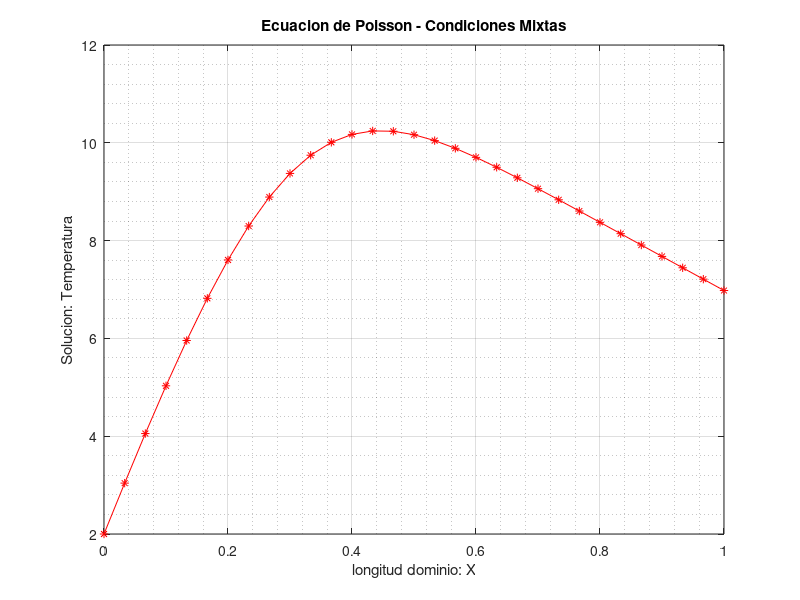

Source code (MATLAB):
% EcPoissonDirichletFD.m
% programa para resolver la ecuacion de Poisson
% con condiciones Dirichlet y Mixtas (robin) o Neumann
% Simil ecuacion de calor con Fuente

% Metodo: Diferencias Finitas

% -kphi''(x) = Q(x) para todo x, tal que 0<x<L
% phi(0) = a; k*phi'(L) + H1*phi(L)=H2*phi_E

% parametros del problema

L=1;  k=1; a=2; H1=1; H2=1; phi_E=0;
% para diferentes fuentes:
Q =@(x) 100*exp(-20*(x-0.3).^2);
% Q = @(x) 300*(x>0.7);
% Q = @(x) 300*(0.5<x<0.7);
% Q = @(x) 100*(sin(5*pi*x));
% Q = @(x) 300*(0.3<x<0.4)-(-100*(0.7<x<0.8));
% Q = @(x) 300*(0.3<x<0.4)+300*(sin(7*pi*x));
%Parametros de metodo de discretizacion y resolucion

N=30;

% Armado de la matriz
% paso
h = L/N;
uno=ones(N+2,1);
diagonales =[-1*uno 2*uno -1*uno];
matriz=spdiags(diagonales, [-1 0 1], N+2, N+2);
% Arreglo primera fila de acuerdo condiciones de contorno
matriz(1,[1:2]) = [1 0];
% Arreglo ulrima fila de acuerdo condiciones de contorno                                                                                              +
matriz(N+2, N:N+2) = [-1 2*h*H1/k 1];

% Armamos el lado derecho
x=linspace(0,L,N+1)';
F = [a; (h^2/k).*Q(x(2:N+1)); 2*h*H2*phi_E/k];

% Resolvemos:
phi = matriz\F;

% Elimino el punto ficticio
phi(N+2) = []; % otra manera: phi =phi(1:N+1);
% graficamos
figure(2)
plot(x,phi,'r*-')
grid on; grid minor
title('Ecuacion de Poisson - Condiciones Mixtas')
xlabel('longitud dominio: X')
ylabel('Solucion: Temperatura')

